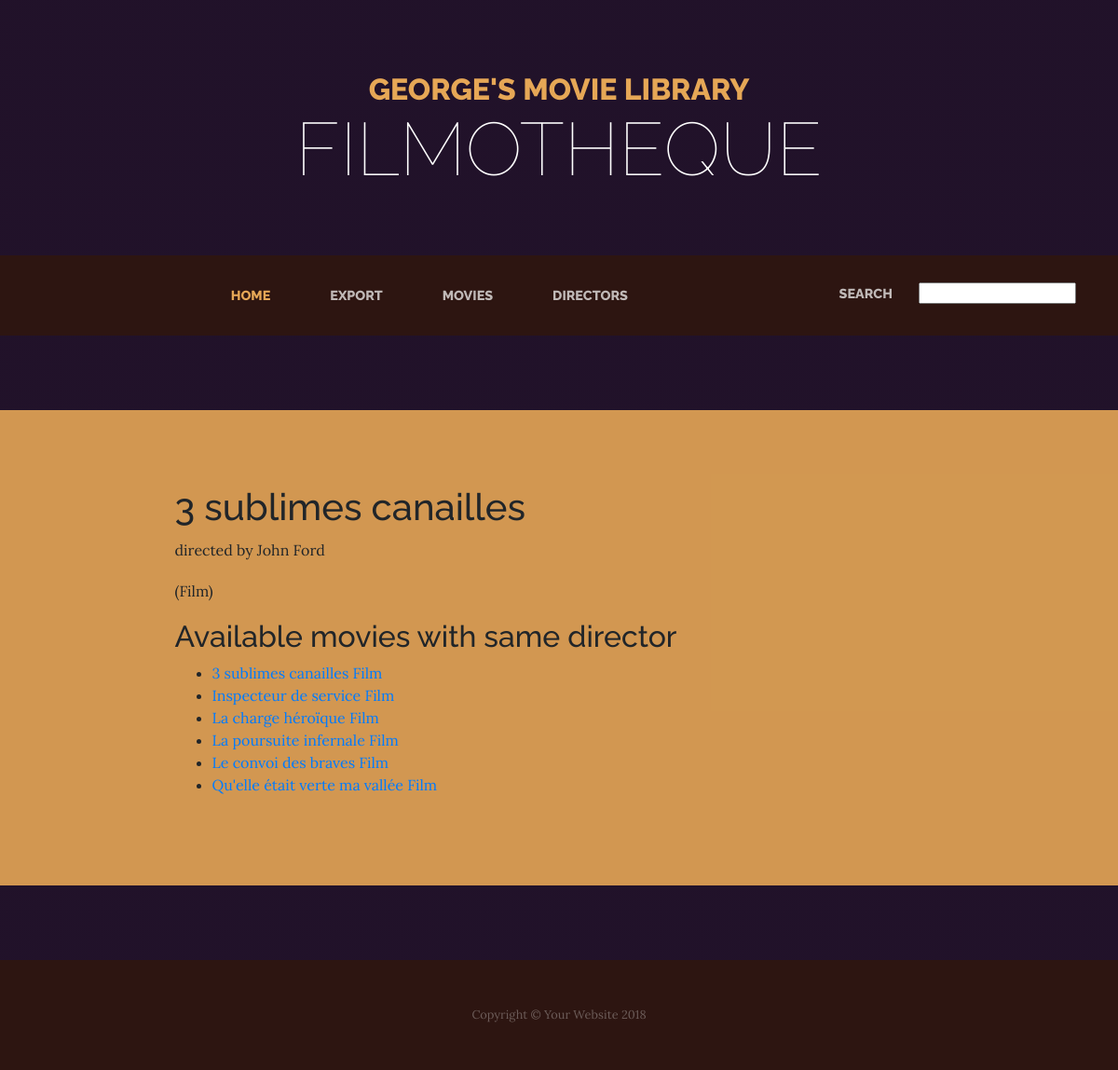
The page /moviedb/movie/88 on the database its author committed.
### moviedb/models.py (models this page shows, shortened)
class Movie(models.Model):
    director = models.ForeignKey(Director, on_delete=models.CASCADE)
    title=models.CharField(max_length=255)
    comment=models.CharField(max_length=255)
    class Meta:
        ordering=['title']

class Director(models.Model):
    first_name=models.CharField(max_length=100)
    last_name=models.CharField(max_length=100)
    class Meta:
        ordering=['last_name','first_name']

### moviedb/views.py (the view)
# urls.py: url(r'^movie/(?P<movie_id>[0-9]+)$', views.movie_details, name='movie_details'),
def movie_details(request,movie_id):
    movie=Movie.objects.get(pk=movie_id)
    director=Director.objects.get(pk=movie.director.id)
    related_movies=Movie.objects.filter(director=director.id)
    context={'movie':movie, 'director':director, 'related_movies':related_movies}
    template= 'moviedb/movie_details.html'
    return render(request, template, context)

### moviedb/templates/moviedb/movie_details.html
{% extends 'moviedb/base.html' %}
{% block content %}
  <h1> {{movie.title}}</h1>
  <p> directed by {{director.first_name}} {{director.last_name}}
  </p><p>
    ({{movie.comment}})
  </p>
  <h2> Available movies with same director</h2>
  <ul>
  {% for m in related_movies %}
      <li>
      <a href="{% url 'moviedb:movie_details' movie_id=m.id %}">
        {{m.title}}
        {{m.comment}}
      </a>
      </li>
  {% endfor %}
{% endblock %}

### rows shown on the page
Movie: title "3 sublimes canailles", comment "Film"
Director: first_name "John", last_name "Ford"
Movie: title "Inspecteur de service", comment "Film"
Movie: title "La charge héroïque", comment "Film"
Movie: title "La poursuite infernale", comment "Film"
Movie: title "Le convoi des braves", comment "Film"
Movie: title "Qu'elle était verte ma vallée", comment "Film"
